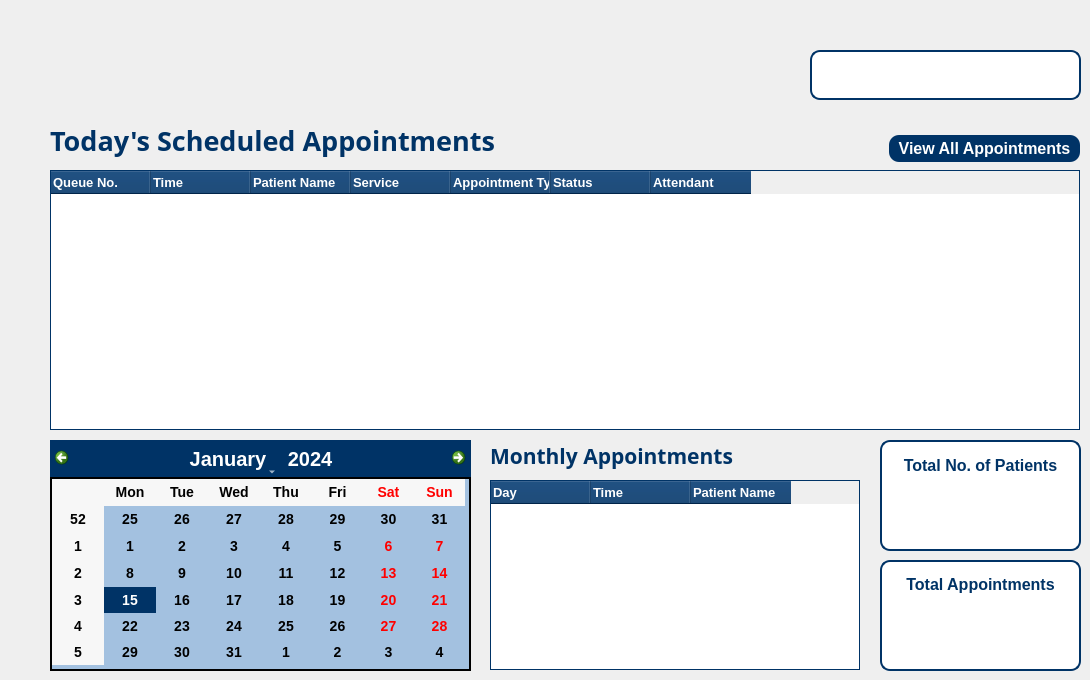
    <widget class="QWidget" name="pageHome">
     <widget class="QLabel" name="greetingLabel">
      <property name="geometry">
       <rect>
        <x>50</x>
        <y>40</y>
        <width>441</width>
        <height>51</height>
       </rect>
      </property>
      <property name="font">
       <font>
        <family>Cooper Black</family>
        <pointsize>35</pointsize>
        <weight>50</weight>
        <bold>false</bold>
       </font>
      </property>
      <property name="styleSheet">
       <string notr="true">color: rgb(0, 51, 102);</string>
      </property>
      <property name="text">
       <string/>
      </property>
     </widget>
     <widget class="QLabel" name="timeLabel">
      <property name="geometry">
       <rect>
        <x>810</x>
        <y>50</y>
        <width>271</width>
        <height>50</height>
       </rect>
      </property>
      <property name="font">
       <font>
        <family>Arial Black</family>
        <pointsize>20</pointsize>
        <weight>75</weight>
        <bold>true</bold>
       </font>
      </property>
      <property name="styleSheet">
       <string notr="true">background-color: white;
color: rgb(0, 51, 102);
border: 2px solid rgb(0, 51, 102);
border-radius: 10px;</string>
      </property>
      <property name="text">
       <string/>
      </property>
      <property name="alignment">
       <set>Qt::AlignCenter</set>
      </property>
     </widget>
     <widget class="QCalendarWidget" name="midwifeCalendar">
      <property name="geometry">
       <rect>
        <x>50</x>
        <y>440</y>
        <width>421</width>
        <height>231</height>
       </rect>
      </property>
      <property name="font">
       <font>
        <family>Arial</family>
        <weight>75</weight>
        <bold>true</bold>
       </font>
      </property>
      <property name="styleSheet">
       <string notr="true">QCalendarWidget QWidget {
        background-color: rgb(0, 51, 102);
        color: #000000;
        font-family: Arial;
        font-size: 14px;
}

QCalendarWidget QToolButton {
        background-color:  rgb(0, 51, 102);
        color: white;
		font-size: 20px;
		height: 30px;
        font-weight: bold;
}

QCalendarWidget QAbstractItemView {
        selection-background-color:  rgb(0, 51, 102);
        selection-color: white;
        background-color: rgb(163, 193, 224);
        gridline-color: blue;
		border: 2px solid black;
}

QCalendarWidget QMenu {
        background-color:  rgb(163, 193, 224);
		border: 2px solid black;
}</string>
      </property>
     </widget>
     <widget class="QFrame" name="frameNoPat">
      <property name="geometry">
       <rect>
        <x>880</x>
        <y>440</y>
        <width>201</width>
        <height>111</height>
       </rect>
      </property>
      <property name="styleSheet">
       <string notr="true">QFrame#frameNoPat {
        background-color: white;
        border: 2px solid rgb(0, 51, 102);
        border-radius: 10px;
}</string>
      </property>
      <property name="frameShape">
       <enum>QFrame::StyledPanel</enum>
      </property>
      <property name="frameShadow">
       <enum>QFrame::Raised</enum>
      </property>
      <widget class="QLabel" name="labelPats">
       <property name="geometry">
        <rect>
         <x>10</x>
         <y>10</y>
         <width>181</width>
         <height>31</height>
        </rect>
       </property>
       <property name="font">
        <font>
         <family>Arial</family>
         <pointsize>12</pointsize>
         <weight>75</weight>
         <bold>true</bold>
        </font>
       </property>
       <property name="styleSheet">
        <string notr="true">background-color: white;
color: rgb(0, 51, 102);</string>
       </property>
       <property name="text">
        <string>Total No. of Patients</string>
       </property>
       <property name="alignment">
        <set>Qt::AlignCenter</set>
       </property>
      </widget>
      <widget class="QLabel" name="NoPats">
       <property name="geometry">
        <rect>
         <x>20</x>
         <y>40</y>
         <width>161</width>
         <height>61</height>
        </rect>
       </property>
       <property name="font">
        <font>
         <family>Arial Black</family>
         <pointsize>36</pointsize>
         <weight>75</weight>
         <bold>true</bold>
        </font>
       </property>
       <property name="styleSheet">
        <string notr="true">background-color: white;
color: rgb(0, 51, 102);</string>
       </property>
       <property name="text">
        <string/>
       </property>
       <property name="alignment">
        <set>Qt::AlignCenter</set>
       </property>
      </widget>
     </widget>
     <widget class="QFrame" name="frameNoApp">
      <property name="geometry">
       <rect>
        <x>880</x>
        <y>560</y>
        <width>201</width>
        <height>111</height>
       </rect>
      </property>
      <property name="styleSheet">
       <string notr="true">QFrame#frameNoApp {
        background-color: white;
        border: 2px solid rgb(0, 51, 102);
        border-radius: 10px;
}</string>
      </property>
      <property name="frameShape">
       <enum>QFrame::StyledPanel</enum>
      </property>
      <property name="frameShadow">
       <enum>QFrame::Raised</enum>
      </property>
      <widget class="QLabel" name="labelApps">
       <property name="geometry">
        <rect>
         <x>15</x>
         <y>9</y>
         <width>171</width>
         <height>31</height>
        </rect>
       </property>
       <property name="font">
        <font>
         <family>Arial</family>
         <pointsize>12</pointsize>
         <weight>75</weight>
         <bold>true</bold>
        </font>
       </property>
       <property name="styleSheet">
        <string notr="true">background-color: white;
color: rgb(0, 51, 102);</string>
       </property>
       <property name="text">
        <string>Total Appointments</string>
       </property>
       <property name="alignment">
        <set>Qt::AlignCenter</set>
       </property>
      </widget>
      <widget class="QLabel" name="NoApps">
       <property name="geometry">
        <rect>
         <x>20</x>
         <y>40</y>
         <width>161</width>
         <height>60</height>
        </rect>
       </property>
       <property name="font">
        <font>
         <family>Arial Black</family>
         <pointsize>36</pointsize>
         <weight>75</weight>
         <bold>true</bold>
        </font>
       </property>
       <property name="styleSheet">
        <string notr="true">background-color: white;
color: rgb(0, 51, 102);</string>
       </property>
       <property name="text">
        <string/>
       </property>
       <property name="alignment">
        <set>Qt::AlignCenter</set>
       </property>
      </widget>
     </widget>
     <widget class="QLabel" name="labelUA">
      <property name="geometry">
       <rect>
        <x>50</x>
        <y>120</y>
        <width>451</width>
        <height>41</height>
       </rect>
      </property>
      <property name="font">
       <font>
        <family>Segoe UI Black</family>
        <pointsize>20</pointsize>
        <weight>75</weight>
        <bold>true</bold>
       </font>
      </property>
      <property name="styleSheet">
       <string notr="true">color: rgb(0, 51, 102);</string>
      </property>
      <property name="text">
       <string>Today's Scheduled Appointments</string>
      </property>
     </widget>
     <widget class="QTableWidget" name="tableWidQueue">
      <property name="geometry">
       <rect>
        <x>50</x>
        <y>170</y>
        <width>1030</width>
        <height>260</height>
       </rect>
      </property>
      <property name="font">
       <font>
        <pointsize>10</pointsize>
       </font>
      </property>
      <property name="styleSheet">
       <string notr="true">QTableWidget {
    border: 1px solid  rgb(0, 51, 102);
    background-color: white;
    gridline-color: #dcdcdc;
}

QHeaderView::section {
    background-color: rgb(0, 51, 102);
    color: white;
    padding: 2px;
}

QTableWidget::item {
    font-size: 8px;
	padding-left: 2px;
}
</string>
      </property>
      <column>
       <property name="text">
        <string>Queue No.</string>
       </property>
       <property name="font">
        <font>
         <family>Arial</family>
         <pointsize>10</pointsize>
         <weight>75</weight>
         <bold>true</bold>
        </font>
       </property>
       <property name="textAlignment">
        <set>AlignLeading|AlignVCenter</set>
       </property>
      </column>
      <column>
       <property name="text">
        <string>Time</string>
       </property>
       <property name="font">
        <font>
         <family>Arial</family>
         <pointsize>10</pointsize>
         <weight>75</weight>
         <bold>true</bold>
        </font>
       </property>
       <property name="textAlignment">
        <set>AlignLeading|AlignVCenter</set>
       </property>
      </column>
      <column>
       <property name="text">
        <string>Patient Name</string>
       </property>
       <property name="font">
        <font>
         <family>Arial</family>
         <pointsize>10</pointsize>
         <weight>75</weight>
         <bold>true</bold>
        </font>
       </property>
       <property name="textAlignment">
        <set>AlignLeading|AlignVCenter</set>
       </property>
      </column>
      <column>
       <property name="text">
        <string>Service</string>
       </property>
       <property name="font">
        <font>
         <family>Arial</family>
         <pointsize>10</pointsize>
         <weight>75</weight>
         <bold>true</bold>
        </font>
       </property>
       <property name="textAlignment">
        <set>AlignLeading|AlignVCenter</set>
       </property>
      </column>
      <column>
       <property name="text">
        <string>Appointment Type</string>
       </property>
       <property name="font">
        <font>
         <family>Arial</family>
         <pointsize>10</pointsize>
         <weight>75</weight>
         <bold>true</bold>
        </font>
       </property>
       <property name="textAlignment">
        <set>AlignLeading|AlignVCenter</set>
       </property>
      </column>
      <column>
       <property name="text">
        <string>Status</string>
       </property>
       <property name="font">
        <font>
         <family>Arial</family>
         <pointsize>10</pointsize>
         <weight>75</weight>
         <bold>true</bold>
        </font>
       </property>
       <property name="textAlignment">
        <set>AlignLeading|AlignVCenter</set>
       </property>
      </column>
      <column>
       <property name="text">
        <string>Attendant</string>
       </property>
       <property name="font">
        <font>
         <family>Arial</family>
         <pointsize>10</pointsize>
         <weight>75</weight>
         <bold>true</bold>
        </font>
       </property>
       <property name="textAlignment">
        <set>AlignLeading|AlignVCenter</set>
       </property>
      </column>
     </widget>
     <widget class="QPushButton" name="btnToApp">
      <property name="geometry">
       <rect>
        <x>889</x>
        <y>135</y>
        <width>191</width>
        <height>27</height>
       </rect>
      </property>
      <property name="font">
       <font>
        <family>Arial</family>
        <pointsize>12</pointsize>
        <weight>75</weight>
        <italic>false</italic>
        <bold>true</bold>
       </font>
      </property>
      <property name="styleSheet">
       <string notr="true">QPushButton[active=&quot;true&quot;] {
	background-color: rgb(246, 235, 97);
	color:  rgb(0, 51, 102);
}

QPushButton {
	background-color: rgb(0, 51, 102);
	color: white;
	border-radius: 10px;
}

QPushButton:hover {
	background-color: #2980b9;
}
</string>
      </property>
      <property name="text">
       <string>View All Appointments</string>
      </property>
     </widget>
     <widget class="QTableWidget" name="tableWidMonApp">
      <property name="geometry">
       <rect>
        <x>490</x>
        <y>480</y>
        <width>370</width>
        <height>190</height>
       </rect>
      </property>
      <property name="font">
       <font>
        <pointsize>10</pointsize>
       </font>
      </property>
      <property name="styleSheet">
       <string notr="true">QTableWidget {
    border: 1px solid  rgb(0, 51, 102);
    background-color: white;
    gridline-color: #dcdcdc;
}

QHeaderView::section {
    background-color: rgb(0, 51, 102);
    color: white;
    padding: 2px;
}

QTableWidget::item {
    font-size: 8px;
	padding-left: 2px;
}
</string>
      </property>
      <column>
       <property name="text">
        <string>Day</string>
       </property>
       <property name="font">
        <font>
         <family>Arial</family>
         <pointsize>10</pointsize>
         <weight>75</weight>
         <bold>true</bold>
        </font>
       </property>
       <property name="textAlignment">
        <set>AlignLeading|AlignVCenter</set>
       </property>
      </column>
      <column>
       <property name="text">
        <string>Time</string>
       </property>
       <property name="font">
        <font>
         <family>Arial</family>
         <pointsize>10</pointsize>
         <weight>75</weight>
         <bold>true</bold>
        </font>
       </property>
       <property name="textAlignment">
        <set>AlignLeading|AlignVCenter</set>
       </property>
      </column>
      <column>
       <property name="text">
        <string>Patient Name</string>
       </property>
       <property name="font">
        <font>
         <family>Arial</family>
         <pointsize>10</pointsize>
         <weight>75</weight>
         <bold>true</bold>
        </font>
       </property>
       <property name="textAlignment">
        <set>AlignLeading|AlignVCenter</set>
       </property>
      </column>
     </widget>
     <widget class="QLabel" name="labelUA_2">
      <property name="geometry">
       <rect>
        <x>490</x>
        <y>440</y>
        <width>271</width>
        <height>31</height>
       </rect>
      </property>
      <property name="font">
       <font>
        <family>Segoe UI Black</family>
        <pointsize>16</pointsize>
        <weight>75</weight>
        <bold>true</bold>
       </font>
      </property>
      <property name="styleSheet">
       <string notr="true">color: rgb(0, 51, 102);</string>
      </property>
      <property name="text">
       <string>Monthly Appointments</string>
      </property>
     </widget>
    </widget>
